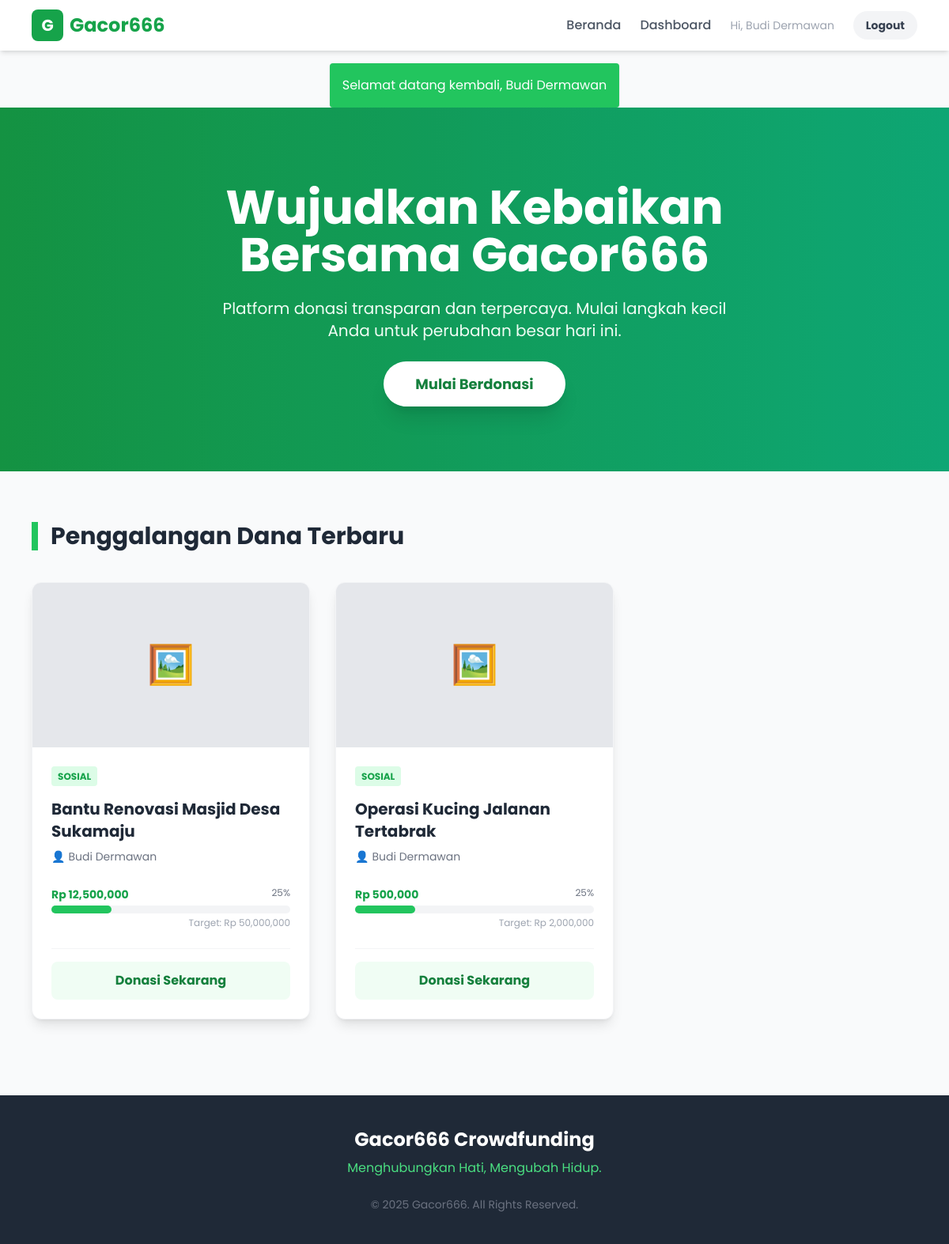
Page /index.php (signed in) on the committed database.
### tables this page shows
CREATE TABLE `campaigns` (
  `id` int(11) NOT NULL,
  `user_id` int(11) NOT NULL,
  `judul` varchar(255) NOT NULL,
  `deskripsi` text NOT NULL,
  `target_donasi` decimal(15,2) NOT NULL,
  `dana_terkumpul` decimal(15,2) DEFAULT 0.00,
  `batas_waktu` date NOT NULL,
  `gambar_url` varchar(255) DEFAULT 'default.jpg',
  `status` enum('pending','active','rejected','completed') DEFAULT 'pending',
  `created_at` timestamp NOT NULL DEFAULT current_timestamp()
);

CREATE TABLE `users` (
  `id` int(11) NOT NULL,
  `nama_lengkap` varchar(100) NOT NULL,
  `email` varchar(100) NOT NULL,
  `password` varchar(255) NOT NULL,
  `no_hp` varchar(20) DEFAULT NULL,
  `role` enum('admin','user') DEFAULT 'user',
  `is_verified` tinyint(1) DEFAULT 0,
  `ktp_file` varchar(255) DEFAULT NULL,
  `kk_file` varchar(255) DEFAULT NULL,
  `surat_polisi_file` varchar(255) DEFAULT NULL,
  `foto_diri_file` varchar(255) DEFAULT NULL,
  `verification_status` enum('none','pending','approved','rejected') DEFAULT 'none',
  `created_at` timestamp NOT NULL DEFAULT current_timestamp()
);

### index.php (the view, shortened to what this page needs)
<?php
require 'config.php';
$stmt = $pdo->query("
    SELECT campaigns.*, users.nama_lengkap
    FROM campaigns
    JOIN users ON campaigns.user_id = users.id
    WHERE campaigns.status = 'active'
    ORDER BY campaigns.created_at DESC
");
$campaigns = $stmt->fetchAll();
?>
<!DOCTYPE html>
<html lang="id">
<head>
    <script src="https://cdn.tailwindcss.com"></script>
</head>
<body class="bg-gray-50 flex flex-col min-h-screen">
    <?php include 'includes/navbar.php'; ?>
    <div class="bg-gradient-to-r from-green-600 to-emerald-500 text-white py-24 relative overflow-hidden">
        <div class="absolute inset-0 bg-black opacity-10"></div>
        <div class="container mx-auto px-4 text-center relative z-10">
            <h1 class="text-4xl md:text-6xl font-bold mb-6 leading-tight">Wujudkan Kebaikan<br>Bersama Gacor666</h1>
            <p class="text-lg md:text-xl mb-10 max-w-2xl mx-auto text-green-50">Platform donasi transparan dan terpercaya. Mulai langkah kecil Anda untuk perubahan besar hari ini.</p>
            <a href="#campaigns" class="bg-white text-green-700 px-10 py-4 rounded-full font-bold text-lg hover:bg-gray-100 shadow-xl transition transform hover:-translate-y-1">Mulai Berdonasi</a>
        </div>
    </div>
    <main id="campaigns" class="container mx-auto px-4 py-16 max-w-6xl flex-grow">
        <div class="flex items-center justify-between mb-10">
            <h2 class="text-3xl font-bold text-gray-800 border-l-8 border-green-500 pl-4">Penggalangan Dana Terbaru</h2>
        </div>
        <?php if (count($campaigns) > 0): ?>
            <div class="grid grid-cols-1 md:grid-cols-3 gap-8">
                <?php foreach ($campaigns as $c):
                    $persen = ($c['target_donasi'] > 0) ? ($c['dana_terkumpul'] / $c['target_donasi']) * 100 : 0;
                ?>
                <div class="bg-white rounded-xl shadow-lg hover:shadow-2xl transition duration-300 overflow-hidden flex flex-col border border-gray-100 group">
                    <div class="h-52 bg-gray-200 flex items-center justify-center text-gray-400 group-hover:bg-gray-300 transition">
                        <span class="text-5xl">🖼️</span>
                    </div>
                    <div class="p-6 flex-grow flex flex-col">
                        <div class="mb-4">
                            <span class="text-xs font-bold uppercase text-green-600 bg-green-100 px-2 py-1 rounded">Sosial</span>
                        </div>
                        <h3 class="font-bold text-xl mb-2 text-gray-800 line-clamp-2 group-hover:text-green-600 transition"><?= htmlspecialchars($c['judul']) ?></h3>
                        <p class="text-sm text-gray-500 mb-1 flex items-center gap-1">
                            <span>👤</span> <?= htmlspecialchars($c['nama_lengkap']) ?>
                        </p>
                        <div class="mt-6">
                            <div class="flex justify-between text-sm mb-1">
                                <span class="font-bold text-green-600">Rp <?= number_format($c['dana_terkumpul']) ?></span>
                                <span class="text-gray-500 text-xs text-right"><?= number_format($persen, 0) ?>%</span>
                            </div>
                            <div class="w-full bg-gray-100 rounded-full h-2.5 mb-1">
                                <div class="bg-green-500 h-2.5 rounded-full transition-all duration-1000" style="width: <?= min($persen, 100) ?>%"></div>
                            </div>
                            <div class="text-right text-xs text-gray-400">Target: Rp <?= number_format($c['target_donasi']) ?></div>
                        </div>
                        <div class="mt-6 pt-4 border-t border-gray-100">
                            <a href="#" class="block text-center w-full bg-green-50 text-green-700 py-3 rounded-lg hover:bg-green-600 hover:text-white transition font-bold">Donasi Sekarang</a>
                        </div>
                    </div>
                </div>
                <?php endforeach; ?>
            </div>
        <?php endif; ?>
    </main>
    <footer class="bg-gray-800 text-white py-10 mt-8">
        <div class="container mx-auto px-4 text-center">
            <h2 class="text-2xl font-bold mb-2">Gacor666 Crowdfunding</h2>
            <p class="text-green-400 mb-6">Menghubungkan Hati, Mengubah Hidup.</p>
            <p class="text-gray-500 text-sm">&copy; 2025 Gacor666. All Rights Reserved.</p>
        </div>
    </footer>
</body>
</html>

### index.php (style rules this page uses)
body { font-family: 'Poppins', sans-serif; }

### rows in the picture
campaigns: judul "Bantu Renovasi Masjid Desa Sukamaju", user.nama_lengkap "Budi Dermawan", dana_terkumpul "12,500,000", persen "25", target_donasi "50,000,000"
campaigns: judul "Operasi Kucing Jalanan Tertabrak", user.nama_lengkap "Budi Dermawan", dana_terkumpul "500,000", persen "25", target_donasi "2,000,000"

### other values in the picture
$_SESSION['nama'] "Budi Dermawan"
$_SESSION['flash']['msg'] "Selamat datang kembali, Budi Dermawan"
